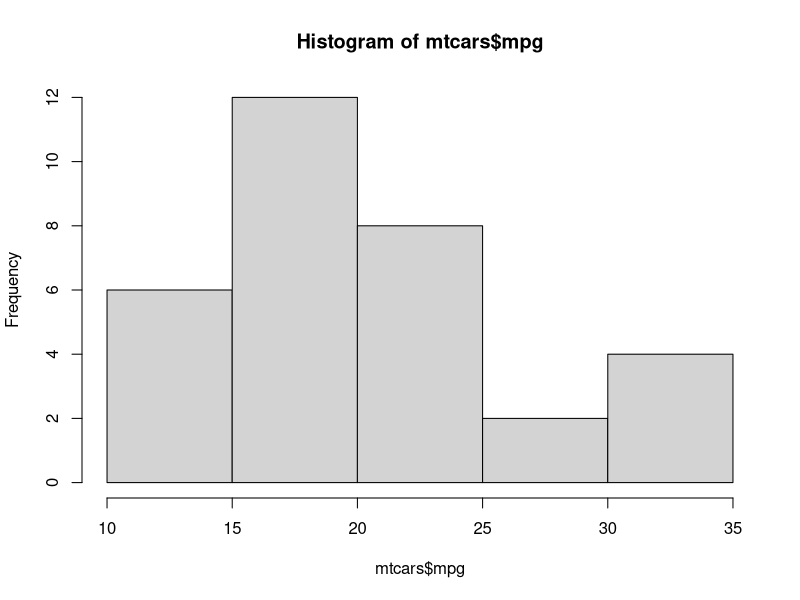
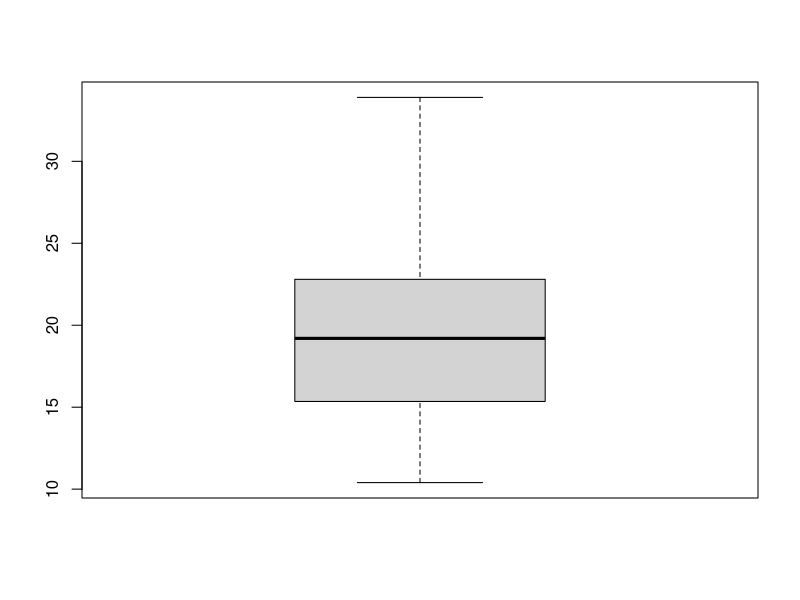
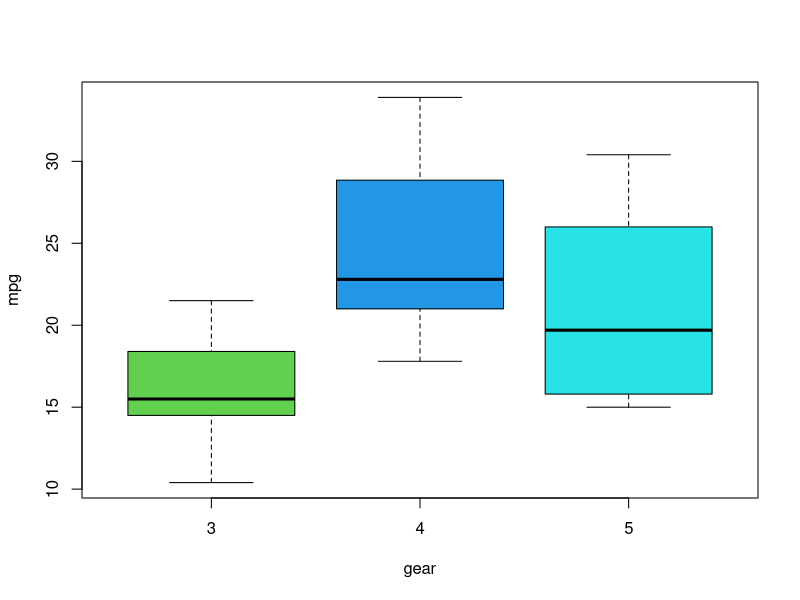
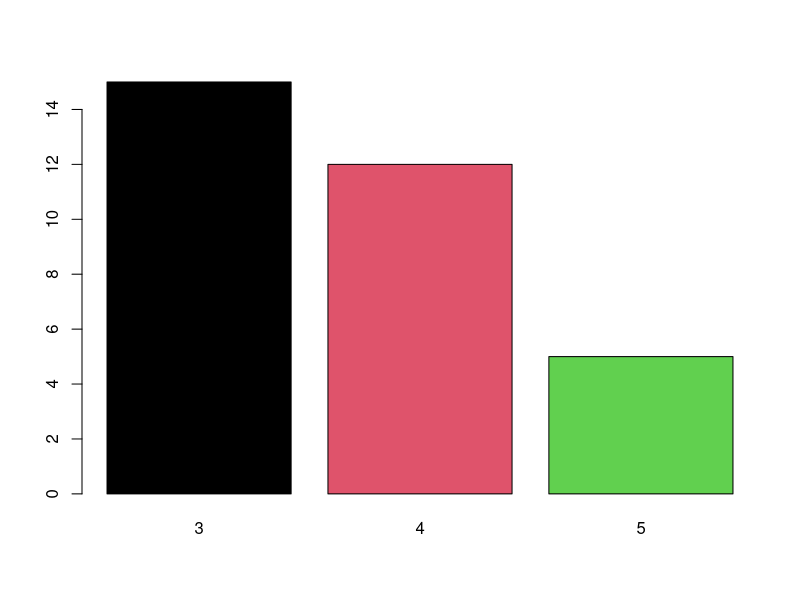
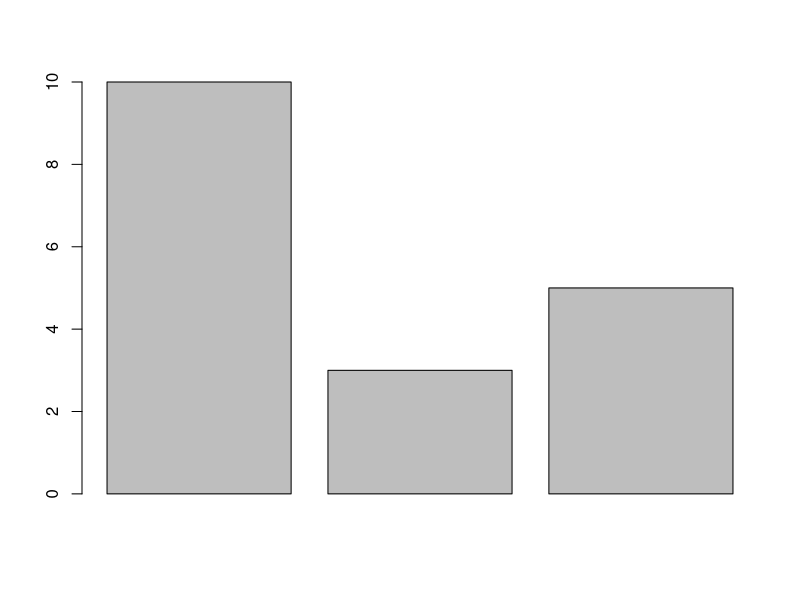
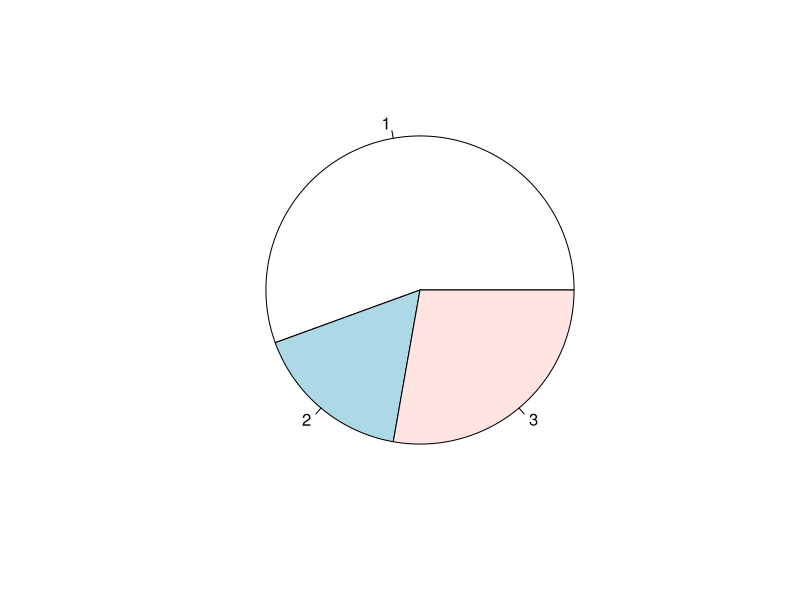

R code for these plots, in order: (Note: this script raises an error after producing the figures.)
#graphs

mtcars
names(mtcars)
table(mtcars$cyl)
table(mtcars$cyl, mtcars$am)
mtcars$mpg
#continous data - histogram, boxplot
hist(mtcars$mpg)
boxplot(mtcars$mpg)
boxplot(mpg ~ gear, data = mtcars, col=3:5)
t1 = table(mtcars$gear)
t1
barplot(t1, col = 1:3)
barplot(c(10,3,5))
pie(c(10,3,5))
students
t2 = table(students$college)
t2
barplot(t2, col = 1:3)
t3 = table(students$gender)
t3
pie(t3, col = 1:2) 
